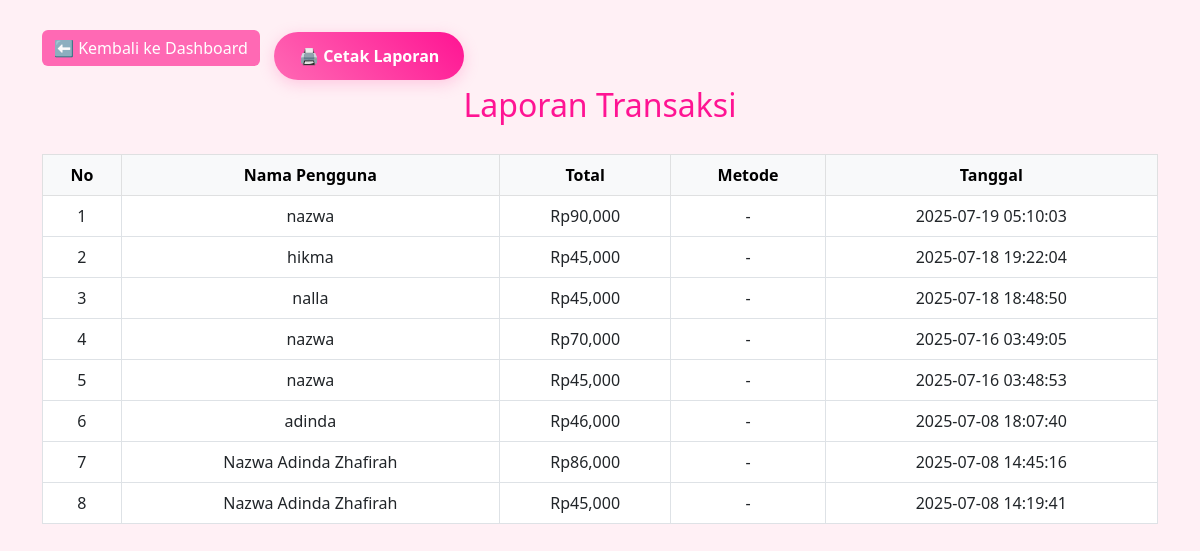
The app's page /laporan_transaksi.php (signed in) with its own data.
### tables this page shows
CREATE TABLE `transaksi` (
  `id_transaksi` int(11) NOT NULL,
  `id_user` int(11) DEFAULT NULL,
  `metode_pembayaran` varchar(50) DEFAULT NULL,
  `total` int(11) DEFAULT NULL,
  `metode` varchar(100) DEFAULT NULL,
  `tanggal` datetime DEFAULT NULL
);

CREATE TABLE `user` (
  `id_user` int(11) NOT NULL,
  `username` varchar(50) DEFAULT NULL,
  `nama` varchar(100) DEFAULT NULL,
  `email` varchar(100) DEFAULT NULL,
  `password` varchar(100) DEFAULT NULL,
  `role` enum('user','admin') DEFAULT 'user',
  `level` enum('admin','user') NOT NULL DEFAULT 'user',
  `alamat` text DEFAULT NULL
);

### laporan_transaksi.php (the view, shortened to what this page needs)
<?php
include 'koneksi.php';
$query = mysqli_query($conn, "SELECT t.*, u.nama FROM transaksi t
                              JOIN user u ON t.id_user = u.id_user
                              ORDER BY t.tanggal DESC");
?>
<!DOCTYPE html>
<html>
<head>
    <link href="https://cdn.jsdelivr.net/npm/bootstrap@5.3.0/dist/css/bootstrap.min.css" rel="stylesheet">
</head>
<body>
<div class="container">
    <a href="dashboard.php" class="btn btn-pink">⬅ Kembali ke Dashboard</a>
    <button class="btn-print" onclick="showPrintPopup()">🖨️ Cetak Laporan</button>
    <h2>Laporan Transaksi</h2>
    <table class="table table-bordered">
        <thead class="table-light">
            <tr>
                <th>No</th>
                <th>Nama Pengguna</th>
                <th>Total</th>
                <th>Metode</th>
                <th>Tanggal</th>
            </tr>
        </thead>
        <tbody>
        <?php
        $no = 1;
        while ($row = mysqli_fetch_assoc($query)) {
        ?>
            <tr>
                <td><?= $no++ ?></td>
                <td><?= htmlspecialchars($row['nama']) ?></td>
                <td>Rp<?= number_format($row['total']) ?></td>
                <td><?= isset($row['metode']) ? htmlspecialchars($row['metode']) : '-' ?></td>
                <td><?= $row['tanggal'] ?></td>
            </tr>
        <?php } ?>
        </tbody>
    </table>
</div>
</body>
</html>

### laporan_transaksi.php (style rules this page uses)
body { background-color: #fff0f5; padding: 30px; }
h2 { color: deeppink; text-align: center; margin-bottom: 30px; }
.btn-pink { background-color: hotpink; border: none; color: white; margin-bottom: 20px; }
.btn-print { background: linear-gradient(45deg, #ff69b4, #ff1493); border: none; color: white; padding: 12px 25px; border-radius: 25px; font-weight: bold; transition: all 0.3s ease; box-shadow: 0 4px 15px rgba(255, 105, 180, 0.3); cursor: pointer; margin-left: 10px; }
.table th, .table td { vertical-align: middle; text-align: center; }

### records on screen
transaksi: id_user.nama "nazwa", total "90,000", tanggal "2025-07-19 05:10:03"
transaksi: id_user.nama "hikma", total "45,000", tanggal "2025-07-18 19:22:04"
transaksi: id_user.nama "nalla", total "45,000", tanggal "2025-07-18 18:48:50"
transaksi: id_user.nama "nazwa", total "70,000", tanggal "2025-07-16 03:49:05"
transaksi: id_user.nama "nazwa", total "45,000", tanggal "2025-07-16 03:48:53"
transaksi: id_user.nama "adinda", total "46,000", tanggal "2025-07-08 18:07:40"
transaksi: id_user.nama "Nazwa Adinda Zhafirah", total "86,000", tanggal "2025-07-08 14:45:16"
transaksi: id_user.nama "Nazwa Adinda Zhafirah", total "45,000", tanggal "2025-07-08 14:19:41"
